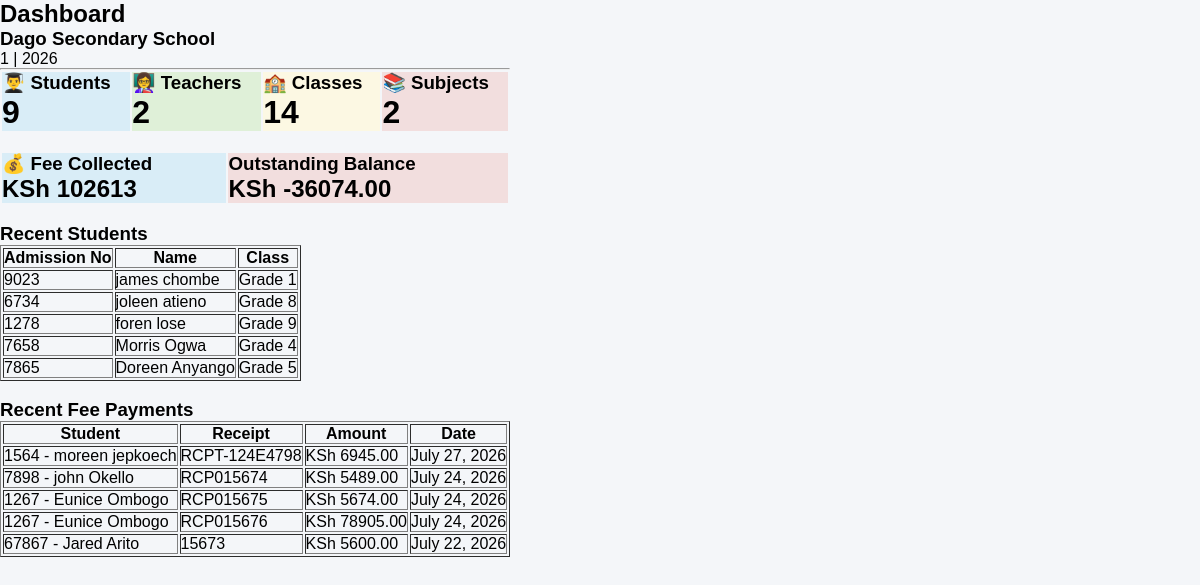
The page / on the database its author committed.
### students/models.py (models this page shows, shortened)
class SchoolProfile(models.Model):
    name = models.CharField(max_length=200)
    motto = models.CharField(max_length=300, blank=True)
    address = models.CharField(max_length=300)
    phone = models.CharField(max_length=20)
    email = models.EmailField(blank=True)
    website = models.CharField(max_length=100, blank=True)
    current_term = models.CharField(max_length=20)
    academic_year = models.CharField(max_length=20)
    principal_name = models.CharField(max_length=100, blank=True)
    principal_signature = models.ImageField(
        upload_to="signatures/",
        blank=True,
        null=True,
    )
    logo = models.ImageField(
        upload_to="school_logos/",
        blank=True,
        null=True,
    )
    closing_date = models.DateField(null=True, blank=True)
    opening_date = models.DateField(null=True, blank=True)
    school_stamp = models.ImageField(
        upload_to="school/",
        blank=True,
        null=True,
)

class Student(models.Model):
    admission_number = models.CharField(max_length=20, unique=True)
    first_name = models.CharField(max_length=100)
    last_name = models.CharField(max_length=100)
    gender = models.CharField(
        max_length=10,
        choices=[
            ("Male", "Male"),
            ("Female", "Female"),
        ],
    )
    date_of_birth = models.DateField()
    school_class = models.ForeignKey(
        SchoolClass,
        on_delete=models.SET_NULL,
        null=True,
        blank=True,
        related_name="students",
    )
    parent_name = models.CharField(max_length=100)
    phone = models.CharField(max_length=20)
    photo = models.ImageField(
        upload_to="students/",
        blank=True,
        null=True,
    )
    def total_fee(self):
        fee = FeeStructure.objects.filter(
            school_class=self.school_class
        ).first()
        if fee:
            return fee.total_fee()
        return 0
    def total_paid(self):
        total = self.feepayment_set.aggregate(
            total=Sum("amount")
        )["total"]
        return total or 0
    def balance(self):
        return self.total_fee() - self.total_paid()
    def __str__(self):
        return f"{self.admission_number} - {self.first_name} {self.last_name}"

class SchoolClass(models.Model):
    name = models.CharField(max_length=50, unique=True)
    class_teacher = models.ForeignKey(
        Teacher,
        on_delete=models.SET_NULL,
        null=True,
        blank=True,
        related_name="class_teacher_for",
    )
    def __str__(self):
        return self.name

class FeePayment(models.Model):
    PAYMENT_METHODS = [
        ("Cash", "Cash"),
        ("M-Pesa", "M-Pesa"),
        ("Bank", "Bank"),
        ("Cheque", "Cheque"),
    ]
    student = models.ForeignKey(
        Student,
        on_delete=models.CASCADE
    )
    amount = models.DecimalField(
        max_digits=10,
        decimal_places=2,
    )
    payment_date = models.DateField()
    payment_method = models.CharField(
        max_length=20,
        choices=PAYMENT_METHODS,
        default="Cash",
    )
    receipt_number = models.CharField(
        max_length=50,
        unique=True,
    )
    reference = models.CharField(
        max_length=100,
        blank=True,
    )
    remarks = models.TextField(
        blank=True,
    )
    recorded_by = models.ForeignKey(
        User,
        on_delete=models.SET_NULL,
        null=True,
        blank=True,
    )

### students/views.py (the view)
# urls.py: path("", views.home, name="home"),
def home(request):
    school = SchoolProfile.objects.first()
    total_students = Student.objects.count()
    total_teachers = Teacher.objects.count()
    total_classes = SchoolClass.objects.count()
    total_subjects = Subject.objects.count()
    total_payments = FeePayment.objects.aggregate(
        total=Sum("amount")
    )["total"] or 0
    total_balance = sum(
        student.balance() for student in Student.objects.all()
    )
    recent_students = Student.objects.order_by("-id")[:5]
    recent_payments = FeePayment.objects.order_by("-payment_date")[:5]
    context = {
        "school": school,
        "total_students": total_students,
        "total_teachers": total_teachers,
        "total_classes": total_classes,
        "total_subjects": total_subjects,
        "total_payments": total_payments,
        "total_balance": total_balance,
        "recent_students": recent_students,
        "recent_payments": recent_payments,
    }
    return render(request, "students/home.html", context)

### students/models.py (called while the page is built)
    def total_fee(self):
        return (
            self.tuition_fee
            + self.activity_fee
            + self.exam_fee
            + self.other_fee
        )

### templates/students/home.html
{% extends "base.html" %}
{% block content %}
<h2>Dashboard</h2>
{% if school %}
<h3>{{ school.name }}</h3>
<p>{{ school.current_term }} | {{ school.academic_year }}</p>
{% endif %}
<hr>
<table width="100%" cellpadding="10">
<tr>
<td bgcolor="#d9edf7">
<h3>👨‍🎓 Students</h3>
<h1>{{ total_students }}</h1>
</td>
<td bgcolor="#dff0d8">
<h3>👩‍🏫 Teachers</h3>
<h1>{{ total_teachers }}</h1>
</td>
<td bgcolor="#fcf8e3">
<h3>🏫 Classes</h3>
<h1>{{ total_classes }}</h1>
</td>
<td bgcolor="#f2dede">
<h3>📚 Subjects</h3>
<h1>{{ total_subjects }}</h1>
</td>
</tr>
</table>
<br>
<table width="100%" cellpadding="10">
<tr>
<td bgcolor="#d9edf7">
<h3>💰 Fee Collected</h3>
<h2>KSh {{ total_payments }}</h2>
</td>
<td bgcolor="#f2dede">
<h3>Outstanding Balance</h3>
<h2>KSh {{ total_balance }}</h2>
</td>
</tr>
</table>
<br>
<h3>Recent Students</h3>
<table border="1" cellpadding="8">
<tr>
<th>Admission No</th>
<th>Name</th>
<th>Class</th>
</tr>
{% for student in recent_students %}
<tr>
<td>{{ student.admission_number }}</td>
<td>{{ student.first_name }} {{ student.last_name }}</td>
<td>{{ student.school_class }}</td>
</tr>
{% endfor %}
</table>
<br>
<h3>Recent Fee Payments</h3>
<table border="1" cellpadding="8">
<tr>
<th>Student</th>
<th>Receipt</th>
<th>Amount</th>
<th>Date</th>
</tr>
{% for payment in recent_payments %}
<tr>
<td>{{ payment.student }}</td>
<td>{{ payment.receipt_number }}</td>
<td>KSh {{ payment.amount }}</td>
<td>{{ payment.payment_date }}</td>
</tr>
{% endfor %}
</table>
{% endblock %}

### static/css/styles.css (style rules this page uses)
* { margin:0; padding:0; box-sizing:border-box; font-family:Arial, sans-serif; }
body { display:flex; background:#f4f6f9; }

### rows shown on the page
SchoolProfile: name "Dago Secondary School", current_term "1", academic_year "2026"
Student: admission_number "9023", first_name "james", last_name "chombe", school_class "Grade 1"
Student: admission_number "6734", first_name "joleen", last_name "atieno", school_class "Grade 8"
Student: admission_number "1278", first_name "foren", last_name "lose", school_class "Grade 9"
Student: admission_number "7658", first_name "Morris", last_name "Ogwa", school_class "Grade 4"
Student: admission_number "7865", first_name "Doreen", last_name "Anyango", school_class "Grade 5"
FeePayment: student "1564 - moreen jepkoech", receipt_number "RCPT-124E4798", amount "6945.00", payment_date "July 27, 2026"
FeePayment: student "7898 - john Okello", receipt_number "RCP015674", amount "5489.00", payment_date "July 24, 2026"
FeePayment: student "1267 - Eunice Ombogo", receipt_number "RCP015675", amount "5674.00", payment_date "July 24, 2026"
FeePayment: student "1267 - Eunice Ombogo", receipt_number "RCP015676", amount "78905.00", payment_date "July 24, 2026"
FeePayment: student "67867 - Jared Arito", receipt_number "15673", amount "5600.00", payment_date "July 22, 2026"

### other values the page prints
{{ total_students }} "9"
{{ total_teachers }} "2"
{{ total_classes }} "14"
{{ total_subjects }} "2"
{{ total_payments }} "102613"
{{ total_balance }} "-36074.00"
